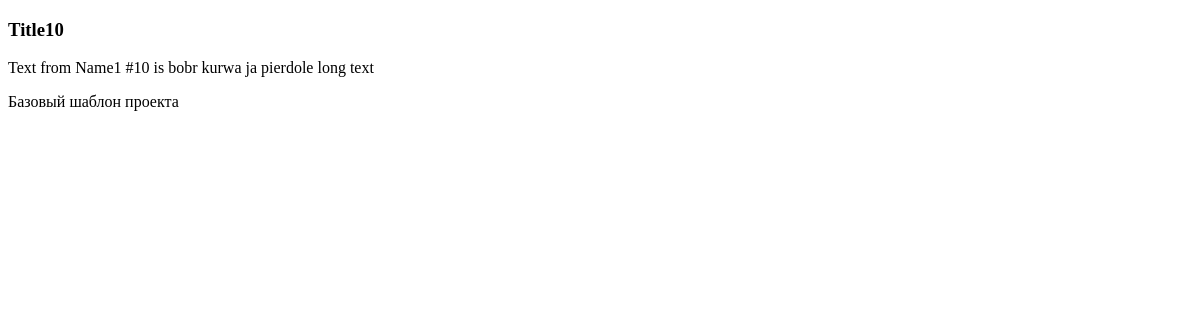
Page /prefix/post/10/ on the earlier database version.
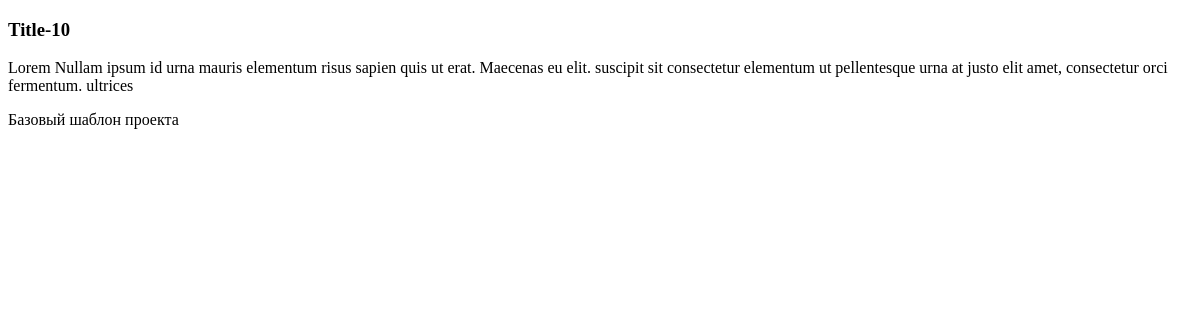
Same page on the later database version.
### myapp/models.py (models this page shows, shortened)
class Post(models.Model):
    title = models.CharField(max_length=100)
    content = models.TextField()
    author = models.ForeignKey(Author, on_delete=models.CASCADE)

### myapp/views.py (the view)
# urls.py: path('post/<int:post_id>/', post_full, name='post_full'),
def post_full(request, post_id):
    post = get_object_or_404(Post, pk=post_id)
    return render(request, 'myapp/post_full.html', {'post': post})

### myapp/templates/myapp/post_full.html (shortened to what this page needs)
{% extends 'base.html' %}
{% block content %}
  <h3> {{ post.title }}</h3>
  <p> {{ post.content }}</p>
{% endblock %}

Differences in the rows shown:
changed Post: title "Title10" → "Title-10"; content "Text from Name1 #10 is bobr kurwa ja pierdole long text" → "Lorem Nullam ipsum id urna mauris elementum risus sapien quis ut erat. Maecenas eu elit. suscipit sit consectetur elementum ut pellentesque urna at justo elit amet, consectetur orci fermentum. ultrices"
